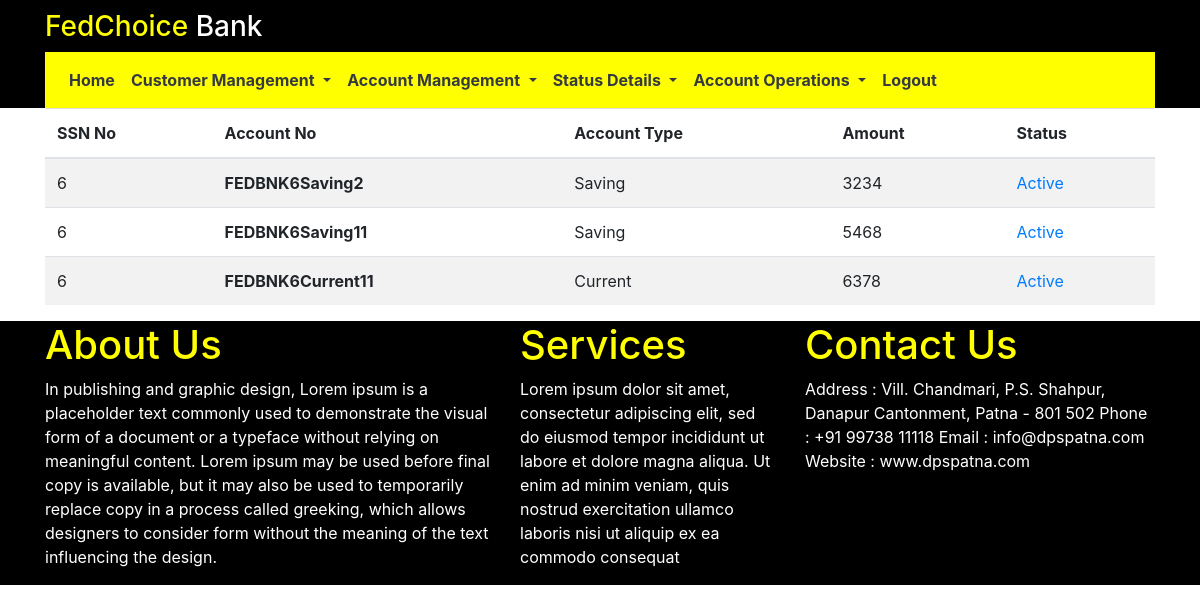
/account_status (signed in), run on an earlier commit of the app's database.
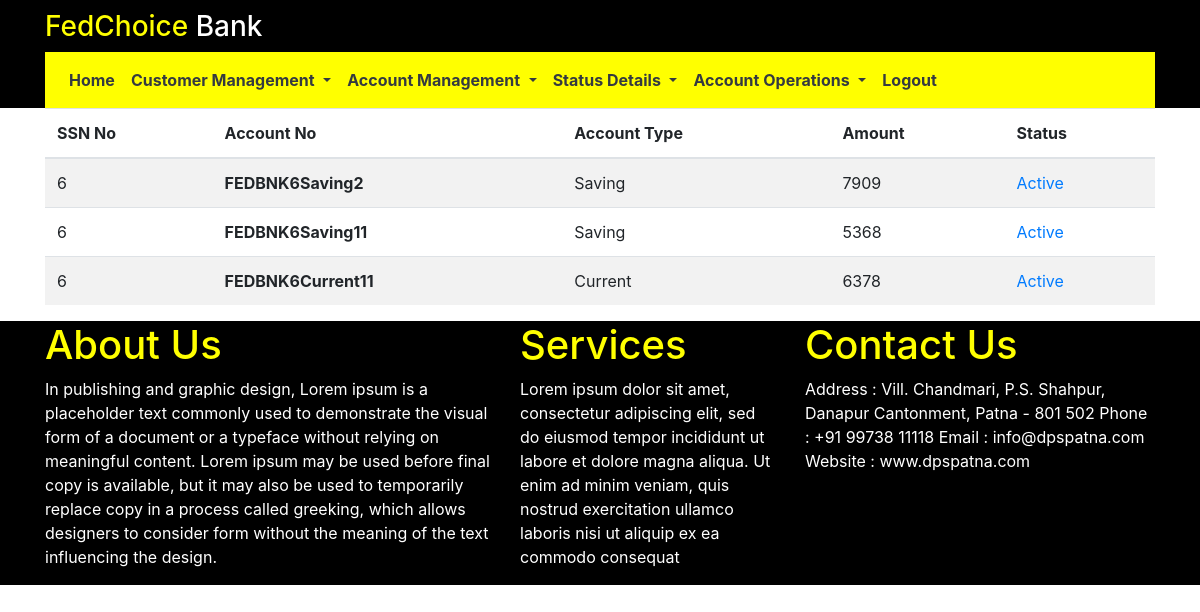
And on a later commit of the database.
### RetailBank/models.py (models this page shows, shortened)
class Account(db.Model):
	account_no = db.Column(db.String(22),primary_key=True)
	ssd_id = db.Column(db.Integer,ForeignKey('customer.ssd_id'))
	account_type = db.Column(db.String(10),nullable=False)
	deposit_amount = db.Column(db.Integer,nullable=False)

### RetailBank/routes.py (the view)
@app.route('/account_status',methods=['GET','POST'])
@login_required
def account_status():
	accounts = Account.query.all()
	return render_template('accountStatus.html',accounts=accounts)

### RetailBank/models.py (called while the page is built)
@login_manager.user_loader
def load_user(user_id):
    return userstore.query.get(int(user_id))

### RetailBank/templates/accountStatus.html
{% extends 'base.html'%}
{% block content %}
<div class="container">
    <table class="table table-striped">
        <thead>
            <tr>
                <th>SSN No</th>
                <th>Account No</th>
                <th>Account Type</th>
                <th>Amount</th>
                <th>Status</th>
            </tr>
        </thead>
        <tbody>
            {% for account in accounts%}
            <tr>
                <td>{{account.ssd_id}}</td>
                <th scope="row">{{account.account_no}}</thead>
                <td>{{account.account_type}}</td>
                <td>{{account.deposit_amount}}</td>
                <td><a href="#">Active</a></td>
            </tr>
            {% endfor %}
        </tbody>
    </table>
</div>
{% endblock %}

What changed in the data, as far as the page shows it:
changed Account "FEDBNK6Saving2": deposit_amount "3234" → "7909"
changed Account "FEDBNK6Saving11": deposit_amount "5468" → "5368"
